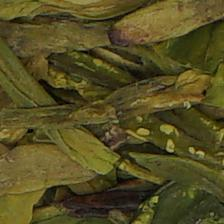
#> input picture test_image.jpg, 224 x 224 px; its folder holds only this picture in this run
$ python -i single_img_feature.py   (imports and definitions only)   (older library calls are emulated)
#> lines starting #> are read from the running program, lines starting #| are printed output that depends on the picture; after the words box and inside, x2 and y2 are one past the last pixel; in counts of white or black regions, pixels touching at a corner belong together
#> further down, picture is the input picture: shape (224, 224, 3); mean B, G, R 34.2, 77, 84.5
from skimage.feature import greycomatrix, greycoprops
from torch.utils.data import Dataset
import numpy as np
import csv
import cv2
import os

class MyData2(Dataset):
    def __init__(self, data_dir):
        self.data_dir = data_dir
        self.dir_list_dir = os.listdir(data_dir)
        self.img_list_dir = []
        for i in range(len(self.dir_list_dir)):
            self.img_list_dir.append(os.listdir(os.path.join(data_dir, self.dir_list_dir[i])))

    def __getitem__(self, index1, index2):
        img_name = self.img_list_dir[index1][index2]
        img_item_path = os.path.join(self.data_dir, self.dir_list_dir[index1], img_name)
        img = cv2.imread(img_item_path)
        return img

    def __dirlen__(self):
        return len(self.dir_list_dir)

    def __imglen__(self, index):
        return len(self.img_list_dir[index])

def get_features(img):
    features = []

    """Extracting shape features"""
    # Convert the read image to a grayscale image
    gray = cv2.cvtColor(img, cv2.COLOR_BGR2GRAY)
    # Do Gaussian noise reduction filtering
    blur = cv2.GaussianBlur(gray, (11, 11), 0)
    # Detecting edge transformation into binary graph with Canny operator
    edge = cv2.Canny(blur, 30, 150)
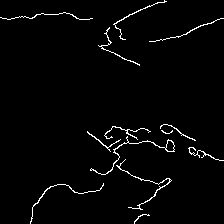
#> edge: shape (224, 224); 2.3% white in thin lines or dots
    # Find the contour
    binary, cnts, hierarchy = cv2.findContours(edge, cv2.RETR_EXTERNAL, cv2.CHAIN_APPROX_SIMPLE)
#> cnts = 13 contours, 7 with area under 20; largest, box (x1, y1, x2, y2) and area: (90, 136, 175, 175) 108, (116, 159, 172, 210) 38, (113, 0, 167, 40) 25, (30, 183, 104, 224) 24, (87, 131, 121, 152) 21, (98, 27, 140, 66) 21
    cnts.sort(key=lambda x: cv2.contourArea(x), reverse=True)
    for i, cnt in enumerate(cnts):
        # Calculate the area of the enclosing shape
        area = cv2.contourArea(cnt)
        # Calculate the perimeter of a surrounding shape
        perimeter = cv2.arcLength(cnt, True)
        # Detect the smallest circumscribed rectangle of the contour, and get the smallest circumscribed rectangle (center (xy), (width and height), rotation angle)
        rect = cv2.minAreaRect(cnt)
        # Get the width and height of the minimum circumscribed rectangle
        rect_w, rect_h = int(rect[1][0])+1, int(rect[1][1])+1
        # Calculate the aspect ratio of the smallest circumscribed rectangle
        aspect_ratio = rect_h / rect_w
        # Calculate the rectangularity (the ratio of the area of the tea to be measured to the area of the circumscribed moment)
        rectangularity = area / (rect_h * rect_w)
        features.append(rect_h)
        features.append(rect_w)
        features.append(aspect_ratio)
        features.append(perimeter)
        features.append(area)
        features.append(rectangularity)
        break
#> this loop made 1 pass
#> (area, perimeter, rect, rect_w, rect_h, aspect_ratio, rectangularity) on pass 1: (108, 277.9, ((129.7, 150.5), (87.6, 29.09), -18.43), 88, 30, 0.341, 0.0409)
#> after the loop, features = [30, 88, 0.341, 277.9, 108, 0.0409]

    """Extracting color features"""
    b, g, r = cv2.split(img)
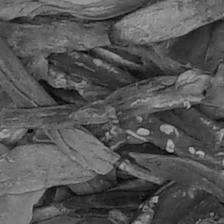
#> r: shape (224, 224); min 3, max 182, mean 84.5
    b_mean = np.mean(b)
#> b_mean = 34.19
    g_mean = np.mean(g)
#> g_mean = 77.02
    r_mean = np.mean(r)
#> r_mean = 84.46
    hsv_img = cv2.cvtColor(img, cv2.COLOR_BGR2HSV)
#> hsv_img: shape (224, 224, 3); mean H, S, V 25.8, 155.1, 85
    h, s, v = cv2.split(hsv_img)
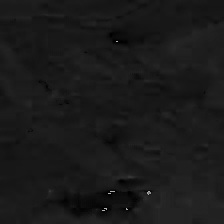
#> h: shape (224, 224); min 0, max 178, mean 25.8
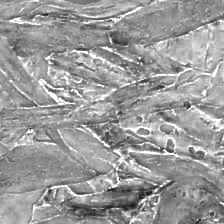
#> s: shape (224, 224); min 18, max 255, mean 155.1
    h_mean = np.mean(h)
#> h_mean = 25.76
    s_mean = np.mean(s)
#> s_mean = 155.1
    v_mean = np.mean(v)
#> v_mean = 84.99
    lab_img = cv2.cvtColor(img, cv2.COLOR_BGR2LAB)
#> lab_img: shape (224, 224, 3); mean of channels 0, 1, 2 82.3, 124.9, 153.6
    l, a, b = cv2.split(lab_img)
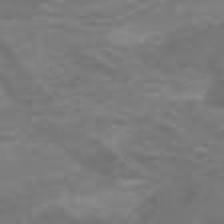
#> a: shape (224, 224); min 112, max 141, mean 124.9
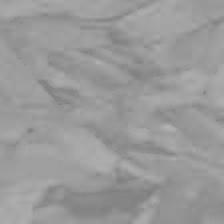
#> b: shape (224, 224); min 125, max 179, mean 153.6
    l_mean = np.mean(l)
#> l_mean = 82.28
    a_mean = np.mean(a)
#> a_mean = 124.9
    b_mean = np.mean(b)
#> b_mean = 153.6
    features.append(b_mean)
    features.append(g_mean)
    features.append(r_mean)
    features.append(h_mean)
    features.append(s_mean)
    features.append(v_mean)
    features.append(l_mean)
    features.append(a_mean)
    features.append(b_mean)

    """提取形态特征"""
    table16 = np.array([(i//16) for i in range(256)]).astype("uint8")
#> table16 = 256 values from 0 to 15
    gray16 = cv2.LUT(gray, table16) # Compressing the gray level to [0, 15]
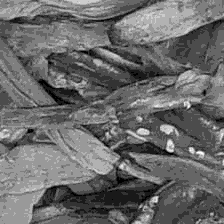
#> gray16: shape (224, 224); min 0, max 10, mean 4.18; drawn with min black and max white
    # Calculate the gray level co-occurrence matrix GLCM
    dist = [1, 4] # Calculate 2 distance offsets [1 2]
    degree = [0, np.pi/4, np.pi/2, np.pi*3/4] # Calculate 4 directional offsets [0 pi/4 pi/2 3pi/4]
    glcm = greycomatrix(gray16, dist, degree, levels=16)
    # The characteristic statistics are calculated from the gray level co-occurrence matrix GLCM
    for prop in ["contrast", "dissimilarity", "homogeneity", "correlation", "ASM"]:
        feature = greycoprops(glcm, prop).round(4)
        features.append(feature[0][0])
#> this loop made 5 passes
#> feature on passes 1 to 4: [[0.408, 0.885, 0.719, 0.9], [1.63, 2.26, 2.64, 2.39]], [[0.343, 0.58, 0.514, 0.59], [0.828, 1.01, 1.11, 1.05]], [[0.835, 0.74, 0.763, 0.735], [0.659, 0.607, 0.578, 0.593]], [[0.929, 0.846, 0.875, 0.843], [0.716, 0.608, 0.541, 0.585]]
#> after the loop, features = [30, 88, 0.341, 277.9, 108, 0.0409, 153.6, 77.02, 84.46, 25.76, 155.1, 84.99, 82.28, 124.9, 153.6, 0.408, 0.343, 0.835, 0.929, 0.0839]

    return features

def main():
    data_dir = 'data'
    dataset = MyData2(data_dir)
    features_ls = []
    for i in range(dataset.__dirlen__()):
        for j in range(dataset.__imglen__(i)):
            img = dataset.__getitem__(i, j)
            features = get_features(img)
            features.append(dataset.dir_list_dir[i])
            features_ls.append(features)
    features_arr = np.array(features_ls)
    with open(os.path.join("results", "features.csv"), "w", newline="") as csvfile:
        writer = csv.writer(csvfile)
        writer.writerow(["rect_h", "rect_w", "aspect_ratio", "perimeter", "area", "rectangularity",
                         "B", "G", "R", "H", "S", "V", "L", "a*", "b*",
                         "contrast", "dissimilarity", "homogeneity", "correlation", "ASM",
                         "category"])
        for row in features_arr:
            writer.writerow(row)

# [2 lines not run here, left out]

>>> import cv2
>>> picture = cv2.imread('../test_image.jpg')
>>> result = get_features(picture)
#> result has the same summary as features in get_features
